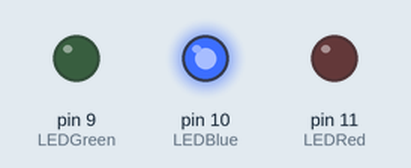
Recording of a sketch running on a simulated Arduino Uno, built with avr-gcc and run on an emulated ATmega328P. Parts: output pins drawn as LEDs (lit = HIGH).

Above: at 0.1 s.
At 19.1 s:
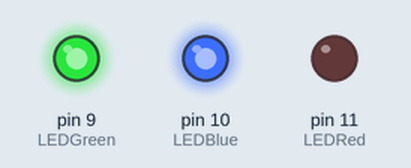
At 30.3 s:
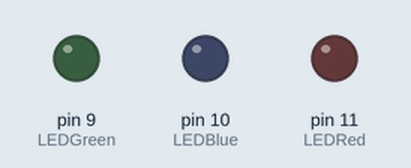
At 38.6 s:
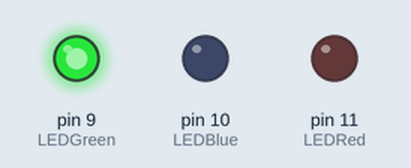
Timing chart, 0 to 40.0 s (numbered marks = the images above):
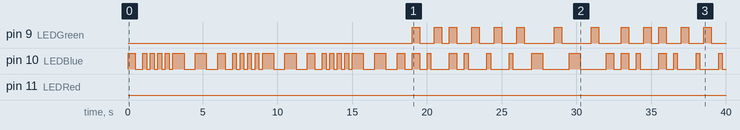

Measured:
- by itself, pin 9 (LEDGreen): LOW → HIGH at 19.0 s, → LOW 0.50 s later, → HIGH 1.0 s later, → LOW 0.50 s later, … (26 changes in this stretch)
- by itself, pin 10 (LEDBlue): LOW → HIGH at 0.00 s, → LOW 0.50 s later, → HIGH 0.50 s later, → LOW 0.25 s later, … (74 changes in this stretch)

The sketch:

LEDLights.ino
```cpp
/*
 SEVEN NATION ARMY
 by Ishrat Lallmamode
 Blinks 3 LED lights in time with a beat
*/


// FIRST INITIALIZE LEDS

int LEDBlue = 10;
int LEDGreen = 9;
int LEDRed = 11;

int i = 0; // i represents when the other LEDs chime in


void setup() {
  // initialize digital pins  as an output.
  pinMode(LEDBlue, OUTPUT);
  pinMode(LEDGreen, OUTPUT);
  pinMode(LEDRed, OUTPUT);
}


// the loop function runs over and over again forever
void loop() {

    digitalWrite(LEDBlue, HIGH);
    delay(500);
    digitalWrite(LEDBlue, LOW);
    delay(500);

    if(i>=3)
    {
      digitalWrite(LEDGreen, HIGH);
      digitalWrite(LEDBlue, HIGH);
      delay(500);
      digitalWrite(LEDGreen, LOW);
      digitalWrite(LEDBlue, LOW);
      delay(500);
    }

    if(i>=5)
    {
      digitalWrite(LEDRed, HIGH);
      digitalWrite(LEDGreen, HIGH);
      digitalWrite(LEDBlue, HIGH);
      delay(500);
      digitalWrite(LEDGreen, LOW);
      digitalWrite(LEDBlue, LOW);
      digitalWrite(LEDRed, LOW);
      delay(250);

    }

    digitalWrite(LEDBlue, HIGH);
    delay(250);
    digitalWrite(LEDBlue, LOW);
    delay(250);


    if(i>=3)
    {
      digitalWrite(LEDGreen, HIGH);
      delay(500);
      digitalWrite(LEDGreen, LOW);
      delay(500);
      digitalWrite(LEDGreen, HIGH);
      digitalWrite(LEDBlue, HIGH);
      delay(500);
      digitalWrite(LEDGreen, LOW);
      digitalWrite(LEDBlue, LOW);
      delay(500);
    }

    if(i>=5)
    {
      digitalWrite(LEDRed, HIGH);
      delay(250);
      digitalWrite(LEDRed, LOW);
      delay(250);


    }

    digitalWrite(LEDBlue, HIGH);
    delay(250);
    digitalWrite(LEDBlue, LOW);
    delay(250);


    if(i>=3)
    {
      digitalWrite(LEDGreen, HIGH);
      delay(500);
      digitalWrite(LEDGreen, LOW);
      delay(500);

    }


    if(i>=5)
    {
      digitalWrite(LEDRed, HIGH);
      delay(250);
      digitalWrite(LEDRed, LOW);
      delay(250);

    }

    digitalWrite(LEDBlue, HIGH);
    delay(250);
    digitalWrite(LEDBlue, LOW);
    delay(250);


    if(i>=3)
    {
      digitalWrite(LEDGreen, HIGH);
      delay(500);
      digitalWrite(LEDGreen, LOW);
      delay(500);


    }


    if(i>=5)
    {
      digitalWrite(LEDRed, HIGH);
      delay(250);
      digitalWrite(LEDRed, LOW);
      delay(250);

    }

    digitalWrite(LEDBlue, HIGH);
    delay(250);
    digitalWrite(LEDBlue, LOW);
    delay(250);


    if(i>=3)
    {
      digitalWrite(LEDGreen, HIGH);
      delay(500);
      digitalWrite(LEDGreen, LOW);
      delay(500);

    }

    if(i>=5)
    {
      digitalWrite(LEDRed, HIGH);
      delay(250);
      digitalWrite(LEDRed, LOW);
      delay(250);

    }

    digitalWrite(LEDBlue, HIGH);
    delay(750);
    digitalWrite(LEDBlue, LOW);
    delay(750);

    if(i>=3)
    {
      digitalWrite(LEDGreen, HIGH);
      delay(500);
      digitalWrite(LEDGreen, LOW);
      delay(500);

    }
    if(i>=5)
    {
      digitalWrite(LEDRed, HIGH);
      delay(250);
      digitalWrite(LEDRed, LOW);
      delay(250);

    }

    digitalWrite(LEDBlue, HIGH);
    delay(750);
    digitalWrite(LEDBlue, LOW);
    delay(750);

    if(i>=3)
    {
      digitalWrite(LEDGreen, HIGH);
      delay(500);
      digitalWrite(LEDGreen, LOW);
      delay(500);

    }

    if(i>=5)
    {
      digitalWrite(LEDRed, HIGH);
      delay(250);
      digitalWrite(LEDRed, LOW);
      delay(250);

    }

    i = i+1;


    Serial.println(i);

}
```
